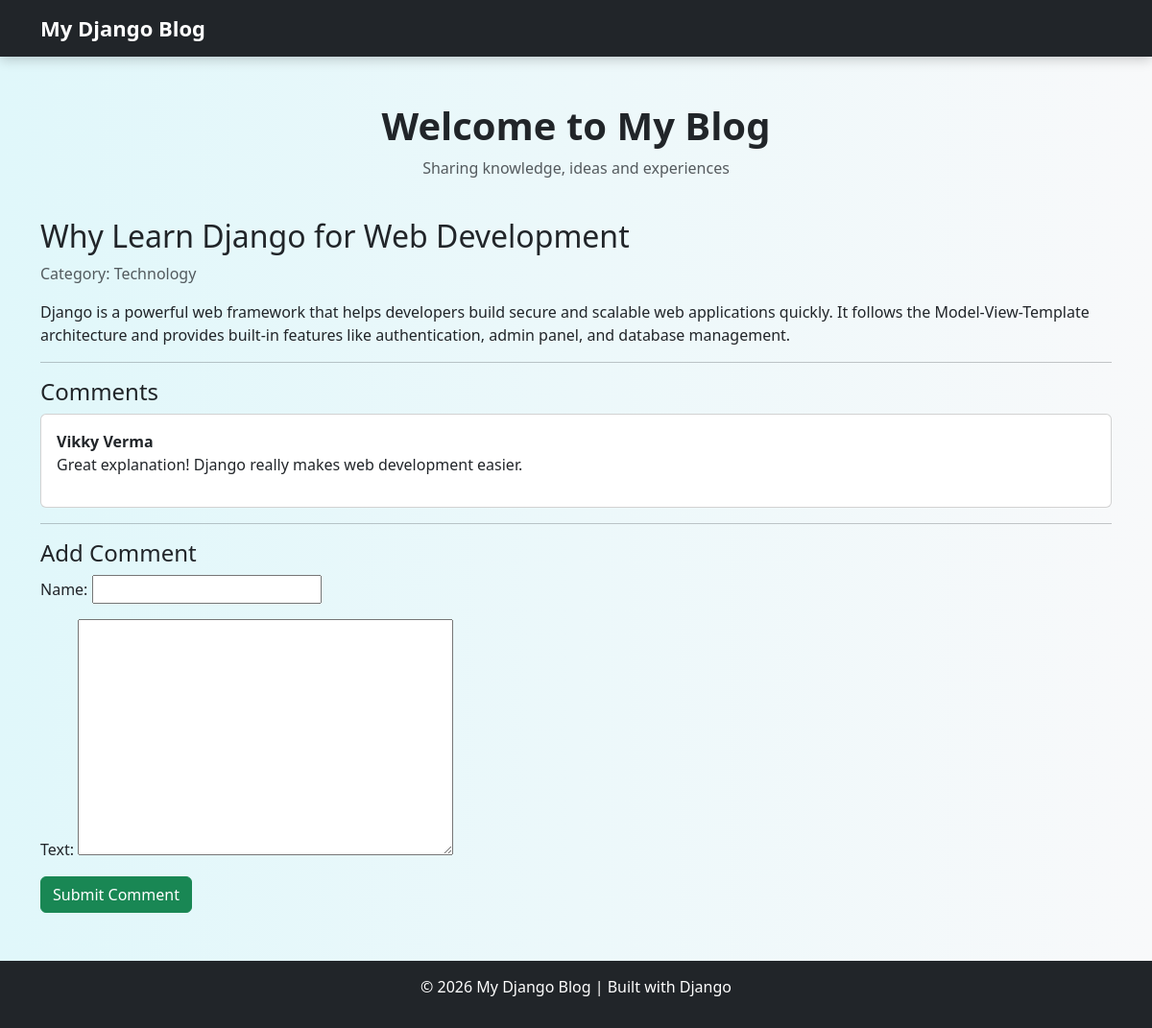
/post/Django/, run on the app's committed database.
### blog/models.py (models this page shows, shortened)
class Post(models.Model):
    title = models.CharField(max_length=200)
    slug = models.SlugField(unique=True)
    content = models.TextField()
    category = models.ForeignKey(
        Category,
        on_delete=models.CASCADE,
        related_name="posts"
    )
    created_at = models.DateTimeField(auto_now_add=True)

class Category(models.Model):
    name = models.CharField(max_length=100)
    slug = models.SlugField(unique=True)

class Comment(models.Model):
    post = models.ForeignKey(
        Post,
        on_delete=models.CASCADE,
        related_name="comments"
    )
    name = models.CharField(max_length=100)
    text = models.TextField()
    created_at = models.DateTimeField(auto_now_add=True)

### blog/views.py (the view)
# urls.py: path("post/<slug:slug>/", views.post_detail, name="post_detail"),
def post_detail(request, slug):
    post = get_object_or_404(Post, slug=slug)
    comments = post.comments.all()
    form = CommentForm(request.POST or None)
    if request.method == "POST" and form.is_valid():
        comment = form.save(commit=False)
        comment.post = post
        comment.save()
        return redirect("post_detail", slug=post.slug)
    return render(request, "post_detail.html", {
        "post": post,
        "comments": comments,
        "form": form
    })

### blog/forms.py
class CommentForm(forms.ModelForm):
    class Meta:
        model = Comment
        fields = ["name", "text"]

### blog/templates/post_detail.html (shortened to what this page needs)
{% extends "base.html" %}
{% block content %}
<h2>{{ post.title }}</h2>
<p class="text-muted">
    Category: {{ post.category.name }}
</p>
<p class="mt-3">
    {{ post.content }}
</p>
<hr>
<h4>Comments</h4>
{% for comment in comments %}
<div class="card mb-2">
    <div class="card-body">
        <b>{{ comment.name }}</b>
        <p>{{ comment.text }}</p>
    </div>
</div>
{% empty %}
<p>No comments yet.</p>
{% endfor %}
<hr>
<h4>Add Comment</h4>
<form method="post">
    {{ form.as_p }}
    <button class="btn btn-success">
        Submit Comment
    </button>
</form>
{% endblock %}

### templates/base.html (style rules this page uses)
body { background: linear-gradient(to right, #e0f7fa, #f8f9fa); font-family: 'Segoe UI', sans-serif; }

### data on the page
Post: title "Why Learn Django for Web Development", category.name "Technology", content "Django is a powerful web framework that helps developers build secure and scalable web applications quickly. It follows the Model-View-Template architecture and provides built-in features like authentication, admin panel, and database management."
Comment: name "Vikky Verma", text "Great explanation! Django really makes web development easier."
